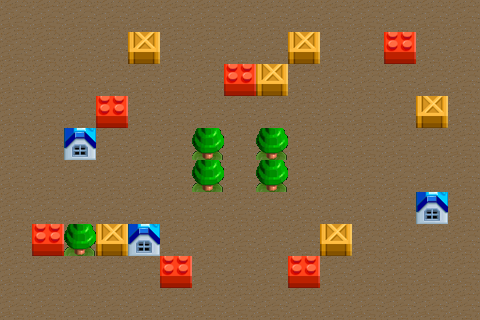

This is a level from a 2D game, rendered from its Tiled map with the project's own tilesets. A one-line summary and the map file follow, with tile-layer data summarised:
An orthogonal 15x10 tile map with 32x32 px tiles, 2 tile layers (Background, Things), 2 tilesets and 1 object (Treasure).

<map version="1.0" orientation="orthogonal" width="15" height="10" tilewidth="32" tileheight="32">
 <tileset firstgid="1" name="tmw_desert_spacing" tilewidth="32" tileheight="32" spacing="1" margin="1">
  <image source="tmw_desert_spacing.png" width="265" height="199" />
 </tileset>
 <tileset firstgid="49" name="thing" tilewidth="32" tileheight="32" spacing="1" margin="1">
  <image source="thing.png" width="67" height="67" />
  <tile id="0">
   <properties>
    <property name="Type" value="1" />
   </properties>
  </tile>
  <tile id="1">
   <properties>
    <property name="Type" value="2" />
   </properties>
  </tile>
  <tile id="2">
   <properties>
    <property name="Type" value="3" />
   </properties>
  </tile>
  <tile id="3">
   <properties>
    <property name="Type" value="4" />
   </properties>
  </tile>
 </tileset>
 <layer name="Background" width="15" height="10" opacity="0.52">
  <data>[150 cells, 150 non-empty, 1 distinct tile ids]</data>
 </layer>
 <layer name="Things" width="15" height="10">
  <data>[150 cells, 20 non-empty, 4 distinct tile ids]</data>
 </layer>
 <objectgroup name="Objects" width="15" height="10">
  <object name="Treasure" x="240" y="144" width="16" height="16">
   <properties>
    <property name="Count" value="5" />
   </properties>
  </object>
 </objectgroup>
</map>
